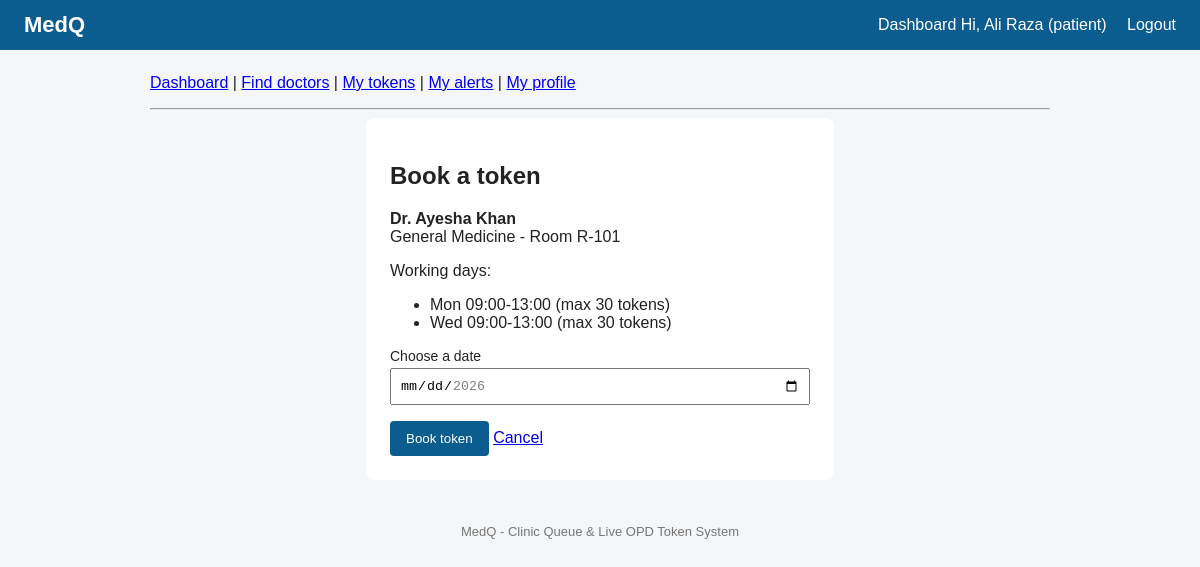
Screenshot of /backend/patient/book.php?doctor_id=1 (signed in) with the database file from the repository.
### tables this page shows
CREATE TABLE doctors (
    doctor_id        INT UNSIGNED AUTO_INCREMENT PRIMARY KEY,
    user_id          INT UNSIGNED NOT NULL UNIQUE,
    dept_id          INT UNSIGNED NOT NULL,
    specialization   VARCHAR(100),
    room_no          VARCHAR(20),
    avg_consult_mins SMALLINT UNSIGNED NOT NULL DEFAULT 10,
    CONSTRAINT fk_doctor_user FOREIGN KEY (user_id)
        REFERENCES users(user_id) ON DELETE CASCADE ON UPDATE CASCADE,
    CONSTRAINT fk_doctor_dept FOREIGN KEY (dept_id)
        REFERENCES departments(dept_id) ON DELETE RESTRICT ON UPDATE CASCADE
);

CREATE TABLE users (
    user_id       INT UNSIGNED AUTO_INCREMENT PRIMARY KEY,
    name          VARCHAR(100) NOT NULL,
    email         VARCHAR(150) NOT NULL UNIQUE,
    phone         VARCHAR(20),
    password_hash VARCHAR(255) NOT NULL,
    role          ENUM('patient','doctor','receptionist','admin') NOT NULL DEFAULT 'patient',
    created_at    TIMESTAMP NOT NULL DEFAULT CURRENT_TIMESTAMP
);

CREATE TABLE departments (
    dept_id   INT UNSIGNED AUTO_INCREMENT PRIMARY KEY,
    dept_name VARCHAR(100) NOT NULL UNIQUE
);

CREATE TABLE doctor_schedules (
    schedule_id INT UNSIGNED AUTO_INCREMENT PRIMARY KEY,
    doctor_id   INT UNSIGNED NOT NULL,
    day_of_week ENUM('Mon','Tue','Wed','Thu','Fri','Sat','Sun') NOT NULL,
    start_time  TIME NOT NULL,
    end_time    TIME NOT NULL,
    max_tokens  SMALLINT UNSIGNED NOT NULL DEFAULT 30,
    CONSTRAINT fk_sched_doctor FOREIGN KEY (doctor_id)
        REFERENCES doctors(doctor_id) ON DELETE CASCADE ON UPDATE CASCADE,
    CONSTRAINT chk_sched_time CHECK (end_time > start_time),
    UNIQUE KEY uq_doctor_day_start (doctor_id, day_of_week, start_time)
);

### backend/includes/functions.php (called while the page is built, shortened)
<?php
function e($text) {
    return htmlspecialchars((string)$text, ENT_QUOTES, 'UTF-8');
}

### backend/patient/book.php (the view, shortened to what this page needs)
<?php
require_once '../includes/db.php';
$doctor_id = (int)($_GET['doctor_id'] ?? 0);
$stmt = $pdo->prepare('SELECT d.doctor_id, u.name, dep.dept_name, d.specialization, d.room_no
                         FROM doctors d
                         JOIN users u ON u.user_id = d.user_id
                         JOIN departments dep ON dep.dept_id = d.dept_id
                        WHERE d.doctor_id = ?');
$stmt->execute([$doctor_id]);
$doctor = $stmt->fetch();
$stmt = $pdo->prepare("SELECT day_of_week, start_time, end_time, max_tokens FROM doctor_schedules
                        WHERE doctor_id = ? ORDER BY FIELD(day_of_week,'Mon','Tue','Wed','Thu','Fri','Sat','Sun')");
$stmt->execute([$doctor_id]);
$schedules = $stmt->fetchAll();
include '../includes/header.php';
include 'menu.php';
?>
<div class="box">
    <h2>Book a token</h2>
    <p><b><?= e($doctor['name']) ?></b><br>
       <?= e($doctor['dept_name']) ?> - Room <?= e($doctor['room_no']) ?></p>
    <p>Working days:</p>
    <ul>
        <?php foreach ($schedules as $s): ?>
            <li><?= e($s['day_of_week']) ?> <?= e(substr($s['start_time'], 0, 5)) ?>-<?= e(substr($s['end_time'], 0, 5)) ?>
                (max <?= e($s['max_tokens']) ?> tokens)</li>
        <?php endforeach; ?>
    </ul>
    <form method="post">
        <label>Choose a date
            <input type="date" name="date" min="<?= date('Y-m-d') ?>" max="<?= date('Y-m-d', strtotime('+30 days')) ?>" required>
        </label>
        <button type="submit">Book token</button>
        <a href="doctors.php">Cancel</a>
    </form>
</div>
<?php include '../includes/footer.php'; ?>

### backend/css/styles.css (style rules this page uses)
body { font-family: Arial, sans-serif; margin: 0; background: #f4f6f8; color: #222; }
.box { background: #fff; padding: 24px; border-radius: 8px; max-width: 420px; margin: auto; }
label { display: block; margin-top: 12px; font-size: 14px; }
input, select { width: 100%; padding: 8px; margin-top: 4px; box-sizing: border-box; }
button, .btn { background: #0b5c8f; color: #fff; border: 0; padding: 10px 16px; margin-top: 16px; border-radius: 4px; cursor: pointer; text-decoration: none; display: inline-block; }

### rows the page displays
doctors: user.name "Dr. Ayesha Khan", dept.dept_name "General Medicine", room_no "R-101"
doctor_schedules: day_of_week "Mon", start_time "09:00", end_time "13:00", max_tokens "30"
doctor_schedules: day_of_week "Wed", start_time "09:00", end_time "13:00", max_tokens "30"

### other values shown
$_SESSION['name'] "Ali Raza"
$_SESSION['role'] "patient"
